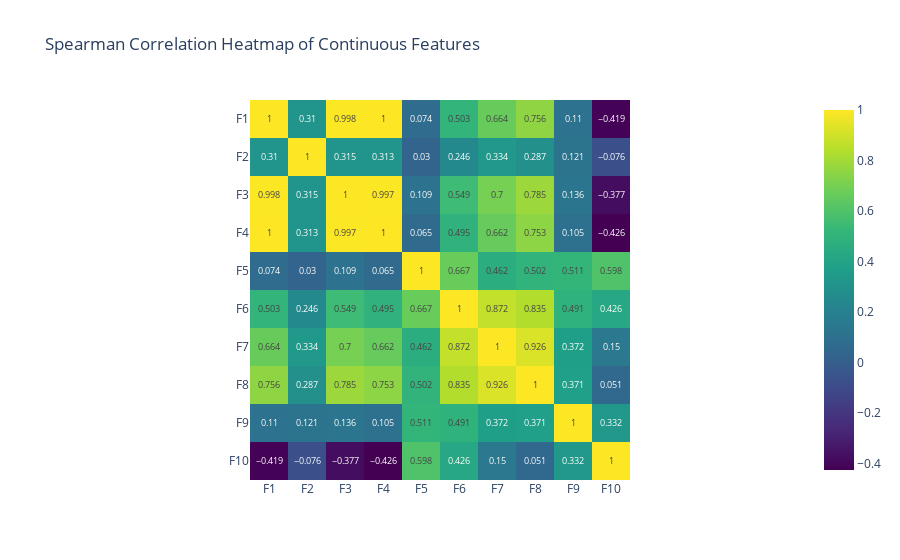

Notebook source saved alongside this figure:
### Code cell
# correlation heatmap
spearman_correlation_matrix = eda.correlations(sample_df, type="spearman", printout="heatmap")

### Figure 1 — Plotly figure (JSON) as saved in the notebook; plotly's stock layout.template omitted (floating-point values rounded to 4 significant figures)
{"data": [{"coloraxis": "coloraxis", "hovertemplate": "x: %{x}<br>y: %{y}<br>color: %{z}<extra></extra>", "name": "0", "texttemplate": "%{z}", "type": "heatmap", "x": ["F1", "F2", "F3", "F4", "F5", "F6", "F7", "F8", "F9", "F10"], "xaxis": "x", "y": ["F1", "F2", "F3", "F4", "F5", "F6", "F7", "F8", "F9", "F10"], "yaxis": "y", "z": [[1, 0.31, 0.998, 1, 0.074, 0.503, 0.664, 0.756, 0.11, -0.419], [0.31, 1, 0.315, 0.313, 0.03, 0.246, 0.334, 0.287, 0.121, -0.076], [0.998, 0.315, 1, 0.997, 0.109, 0.549, 0.7, 0.785, 0.136, -0.377], [1, 0.313, 0.997, 1, 0.065, 0.495, 0.662, 0.753, 0.105, -0.426], [0.074, 0.03, 0.109, 0.065, 1, 0.667, 0.462, 0.502, 0.511, 0.598], [0.503, 0.246, 0.549, 0.495, 0.667, 1, 0.872, 0.835, 0.491, 0.426], [0.664, 0.334, 0.7, 0.662, 0.462, 0.872, 1, 0.926, 0.372, 0.15], [0.756, 0.287, 0.785, 0.753, 0.502, 0.835, 0.926, 1, 0.371, 0.051], [0.11, 0.121, 0.136, 0.105, 0.511, 0.491, 0.372, 0.371, 1, 0.332], [-0.419, -0.076, -0.377, -0.426, 0.598, 0.426, 0.15, 0.051, 0.332, 1]]}], "layout": {"coloraxis": {"colorscale": [[0, "#440154"], [0.1111, "#482878"], [0.2222, "#3e4989"], [0.3333, "#31688e"], [0.4444, "#26828e"], [0.5556, "#1f9e89"], [0.6667, "#35b779"], [0.7778, "#6ece58"], [0.8889, "#b5de2b"], [1, "#fde725"]]}, "title": {"text": "Spearman Correlation Heatmap of Continuous Features"}, "xaxis": {"anchor": "y", "constrain": "domain", "domain": [0, 1], "scaleanchor": "y"}, "yaxis": {"anchor": "x", "autorange": "reversed", "constrain": "domain", "domain": [0, 1]}}}
